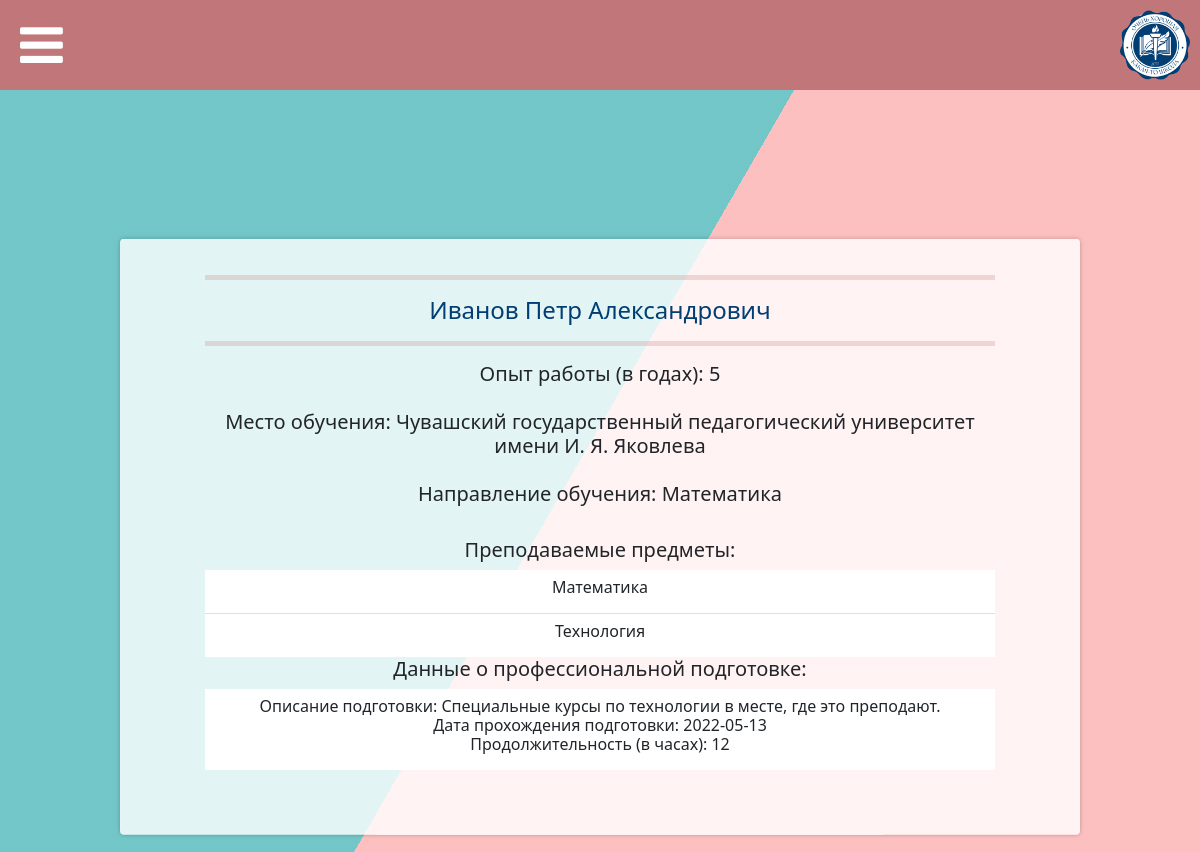
Page /teachers/43 on the committed database.
### data/users.py (models this page shows, shortened)
class User(SqlAlchemyBase, UserMixin, SerializerMixin):
    __tablename__ = 'accounts'
    id = sqlalchemy.Column(sqlalchemy.Integer,
                           primary_key=True, autoincrement=True, unique=True)
    surname = sqlalchemy.Column(sqlalchemy.String, nullable=False)
    name = sqlalchemy.Column(sqlalchemy.String, nullable=False)
    patronymic = sqlalchemy.Column(sqlalchemy.String, nullable=True)
    email = sqlalchemy.Column(sqlalchemy.String,
                              index=True, unique=True, nullable=False)
    hashed_password = sqlalchemy.Column(sqlalchemy.String, nullable=False)
    status_id = sqlalchemy.Column(sqlalchemy.Integer)
    news = orm.relation("News", back_populates='user')

### data/teachers.py (models this page shows)
class Teacher(SqlAlchemyBase, SerializerMixin):
    __tablename__ = 'teachers'
    id = sqlalchemy.Column(sqlalchemy.Integer,
                           primary_key=True, autoincrement=True, unique=True)
    account_id = sqlalchemy.Column(sqlalchemy.Integer,
                                  sqlalchemy.ForeignKey("accounts.id"))
    subjects_ids = sqlalchemy.Column(sqlalchemy.Text, nullable=False)
    academics = sqlalchemy.Column(sqlalchemy.Text, nullable=False)
    dir_of_preparation = sqlalchemy.Column(sqlalchemy.Text, nullable=False)
    prof_devop_ids = sqlalchemy.Column(sqlalchemy.Text)
    work_exp = sqlalchemy.Column(sqlalchemy.Integer, nullable=False)
    account = orm.relation('User')

### tables this page shows
CREATE TABLE subjects (id INTEGER PRIMARY KEY AUTOINCREMENT NOT NULL UNIQUE, subject STRING NOT NULL UNIQUE);

### data/prof_devops.py (models this page shows)
class ProfessionalDevelopment(SqlAlchemyBase, SerializerMixin):
    __tablename__ = 'professional_development'
    id = sqlalchemy.Column(sqlalchemy.Integer,
                           primary_key=True, autoincrement=True, unique=True)
    account_id = sqlalchemy.Column(sqlalchemy.Integer, sqlalchemy.ForeignKey("teachers.account_id"), nullable=False)
    date = sqlalchemy.Column(sqlalchemy.Date, nullable=False)
    description = sqlalchemy.Column(sqlalchemy.Text, nullable=False)
    during = sqlalchemy.Column(sqlalchemy.Integer, nullable=False)
    teacher = orm.relation('Teacher')

### main.py (the view)
@app.route('/teachers/<int:teacher_id>')
def teacher(teacher_id):
    db_sess = db_session.create_session()
    teacher_object = db_sess.query(Teacher).filter(Teacher.account_id == teacher_id).first()
    subjects = list(map(lambda x: x[0],
                        db_sess.execute(
                            f"""SELECT subject FROM subjects WHERE id IN ({teacher_object.subjects_ids})""").fetchall()))
    prepare = db_sess.query(ProfessionalDevelopment).filter(ProfessionalDevelopment.account_id == teacher_id).all()
    return render_template("teacher_page.html", title=app.config["TITLES"]['teachers'], pages=app.config["PAGES"],
                           teacher=teacher_object, subjects=subjects, prepare=prepare)

### data/db_session.py (called while the page is built)
def create_session() -> Session:
    global __factory
    return __factory()

### main.py (called while the page is built)
@app.context_processor
def utility_processor():
    def make_readable_status(status_id):
        return app.config["ROLES_REVERSE"][status_id]
    return dict(make_readable_status=make_readable_status)

### templates/teacher_page.html
{% extends "base.html" %}
{% block content %}
<div class="bg"></div>
    <div class="bg bg2"></div>
    <div class="bg bg3"></div>
<div class="content-news">
    <hr width="100%" size="7" color="#C17779"/>
    <h4>{{ teacher.account.surname }} {{ teacher.account.name }} {% if teacher.account.patronymic %}{{ teacher.account.patronymic }}{% endif %}</h4>
    <hr width="100%" size="7" color="#C17779"/>
    <h5>
        Опыт работы (в годах): {{ teacher.work_exp }}<br><br>
        Место обучения: {{ teacher.academics }}<br><br>
        Направление обучения: {{ teacher.dir_of_preparation }}<br><br>
    </h5>
    <h5>Преподаваемые предметы:</h5>
    <ul class="list-group list-group-flush">
    {% for item in subjects %}
        <li class="list-group-item">
            <h6>{{ item }}</h6>
        </li>
    {% endfor %}
    </ul>
    {% if prepare %}<h5>Данные о профессиональной подготовке:</h5>{% endif %}
    <ul class="list-group list-group-flush">
    {% for item in prepare %}
        <li class="list-group-item">
            <h6>
                Описание подготовки: {{ item.description }}<br>
                Дата прохождения подготовки: {{ item.date }}<br>
                Продолжительность (в часах): {{ item.during }}<br>
            </h6>
        </li>
    {% endfor %}
    </ul>
</div>
{% endblock %}

### static/css/style.css (style rules this page uses)
:root { --color-primary: rgba(193, 119, 121, 0.69); --second-color: #fff; }
* { margin: 0; padding: 0; box-sizing: border-box; }
h4 { color: #003e73; }
li { list-style-type: none; }
.bg { animation:slide 3s ease-in-out infinite alternate; background-image: linear-gradient(-60deg, #FDB7B9 50%, #60BFC1 50%); bottom:0; left:-50%; opacity:.5; position:fixed; right:-50%; top:0; z-index:-1; }
.bg2 { animation-direction:alternate-reverse; animation-duration:4s; }
.bg3 { animation-duration:5s; }

### static/css/news_view.css (style rules this page uses)
.content-news { background-color:rgba(255,255,255,.8); border-radius:.25em; box-shadow:0 0 .25em rgba(0,0,0,.25); box-sizing:border-box; width: 80%; height: 70%; left:50%; padding-top: 20px; padding-right: 10vmin; padding-bottom: 10vmin; padding-left: 10vmin; position:fixed; text-align:center; top:63%; transform:translate(-50%, -50%); overflow: auto; z-index:1; }
hr { margin: 1rem 0; color: #C17779; background-color: currentColor; border: 0; opacity: .25; }

### rows in the picture
User: account.surname "Иванов", account.name "Петр", account.patronymic "Александрович"
Teacher: work_exp "5", academics "Чувашский государственный педагогический университет имени И. Я. Яковлева", dir_of_preparation "Математика"
subjects: subject "Математика"
subjects: subject "Технология"
ProfessionalDevelopment: description "Специальные курсы по технологии в месте, где это преподают.", date "2022-05-13", during "12"
